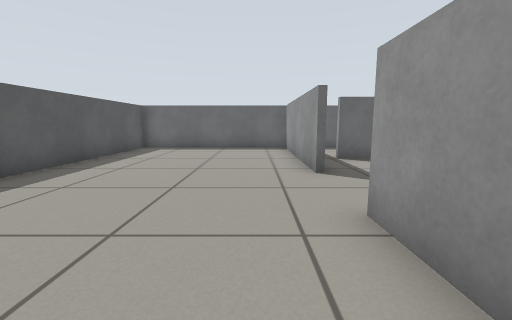
view 1 (above)

16 first-person views from a walk through a Gazebo world. The camera is 0.57 m above the floor, tilts 8° down and sees 90° across. The floor is counted in squares, 0.5 m on a side. Each view is taken from the middle of a square. On the plan, view 1 faces up. The plan holds only what a view shows up to about 12 squares ahead; the rest is blank.

view 2
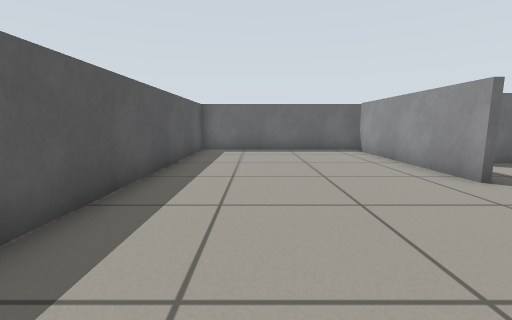

view 3
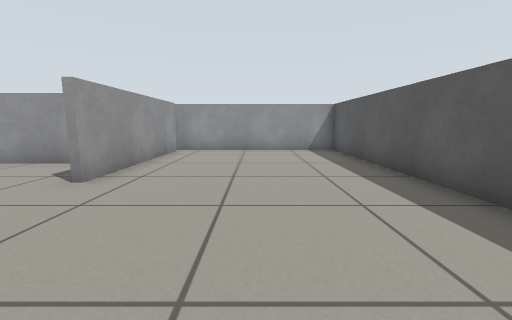

view 4
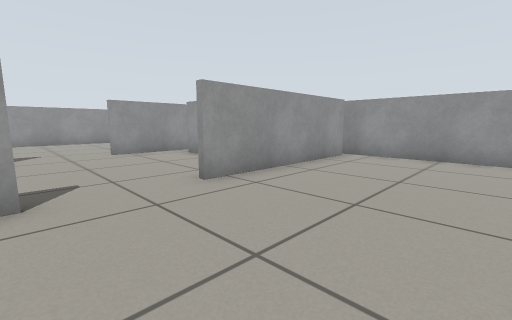

view 5
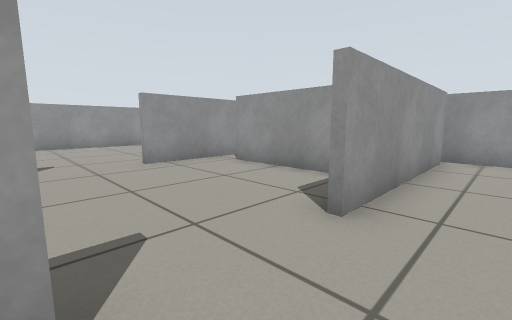

view 6
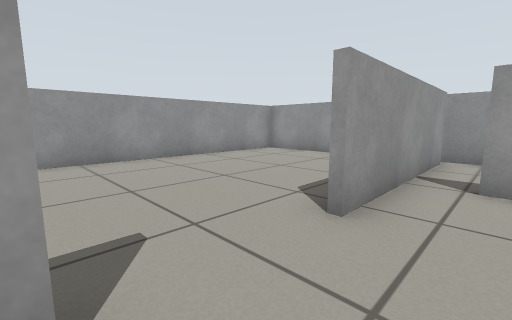

view 7
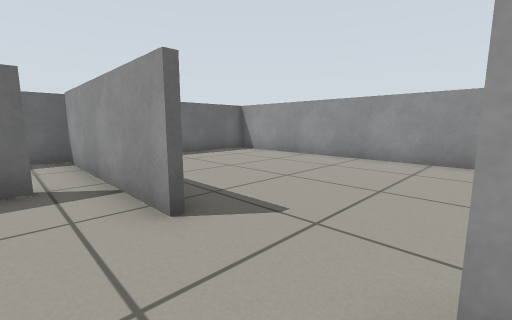

view 8
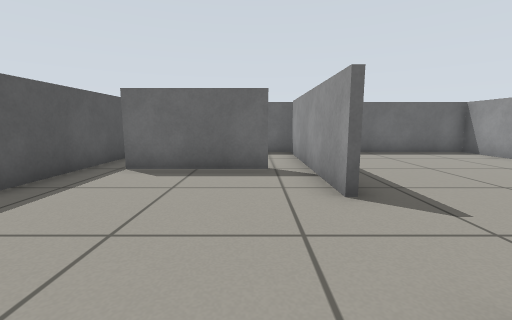

view 9
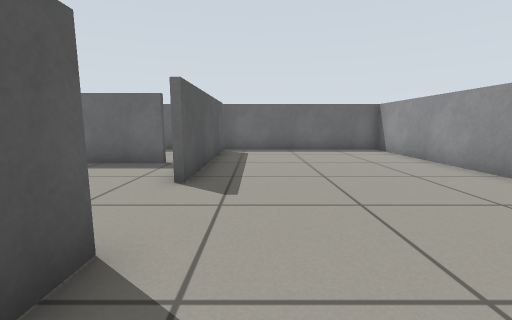

view 10
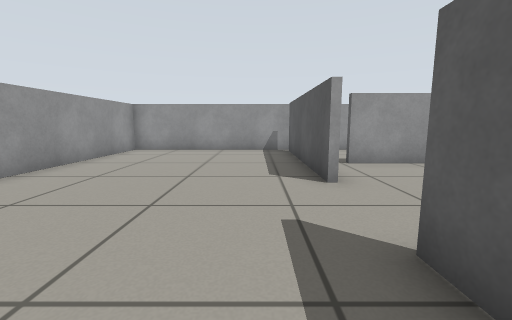

view 11
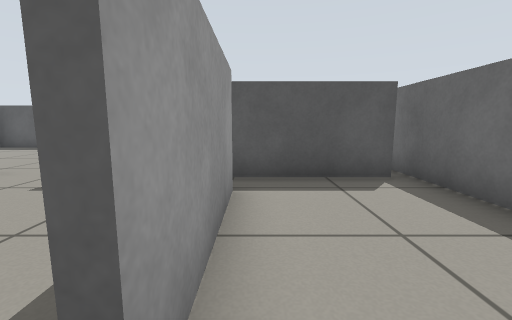

view 12
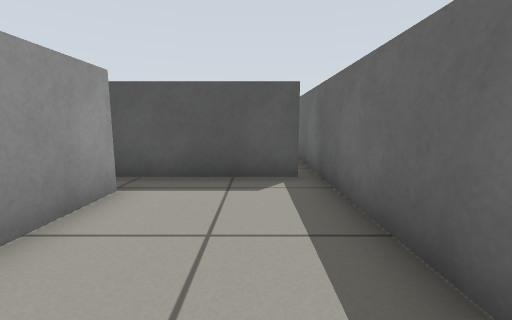

view 13
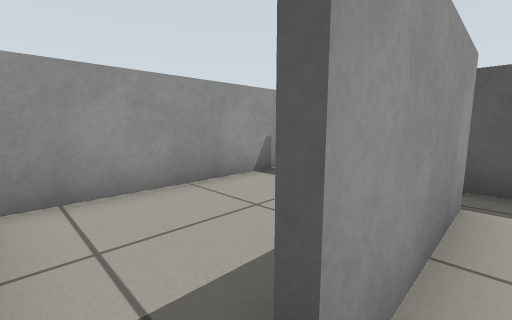

view 14
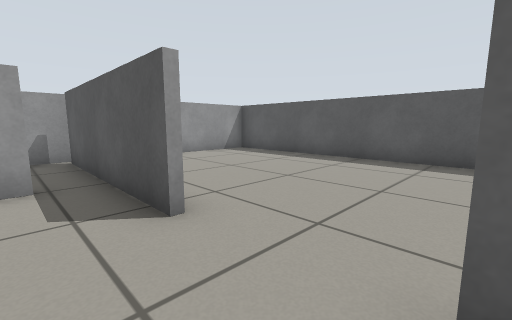

view 15
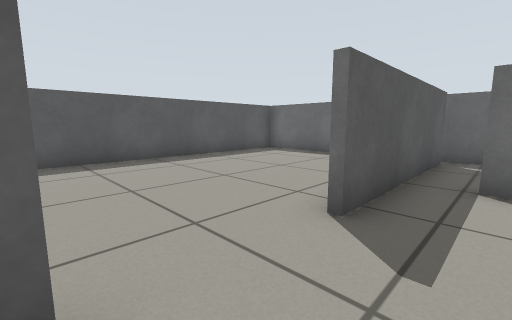

view 16
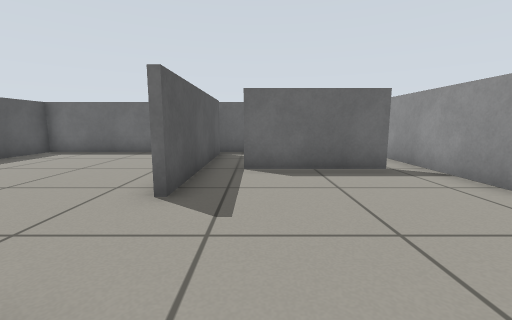

### Floor plan
Points are (right, up) in squares from view 1. A wall is a line through its corners. A room is listed if a view was taken in it or the views show most of it. See-through windows are left out.
Room 1 (views 1, 2, 3, 4, 5)
walls: (1.4, 5.9) (1.4, 12); (2, 12.4) (-5.4, 12.4) (-5.4, -3.4) (2, -3.4); (1.4, -3) (1.4, 3.1)
ways out: opening at (2, 4.5) to room 2; gap at (2, 12) to room 4; gap at (2, -3) to room 5
Room 2 (views 6, 7, 8, 13, 14, 15, 16)
walls: (7.4, 5.9) (7.4, 8.6); (1.6, 3.1) (1.6, -0.1); (2.6, 0.6) (6.4, 0.6); (7.4, 0.4) (7.4, 3.1); (6.4, 8.4) (2.6, 8.4); (1.6, 8.1) (1.6, 5.9)
ways out: opening at (2, 4.5) to room 1; opening at (8, 4.5) to room 3; opening at (7, 8) to room 4; gap at (3, 8) to room 4; opening at (7, 0) to room 5; gap at (3, 0) to room 5
Room 3 (views 9, 10)
walls: (7.6, 3.1) (7.6, -3); (7.6, 12) (7.6, 5.9); (8, -3.4) (14.4, -3.4) (14.4, 12.4) (8, 12.4)
ways out: opening at (8, 4.5) to room 2; gap at (8, 12) to room 4; gap at (8, -3) to room 5
Room 4 (views 11, 12)
walls: (8, 12.4) (2, 12.4); (2.6, 8.6) (6.4, 8.6); (7.4, 8.6) (7.4, 12); (1.6, 12) (1.6, 8.1)
ways out: gap at (2, 12) to room 1; opening at (7, 8) to room 2; gap at (3, 8) to room 2; gap at (8, 12) to room 3
Room 5 (no view inside)
walls: (7.4, -3) (7.4, 0.4); (2, -3.4) (8, -3.4); (1.6, -0.1) (1.6, -3)
ways out: gap at (2, -3) to room 1; opening at (7, 0) to room 2; gap at (3, 0) to room 2; gap at (8, -3) to room 3

Positions as (right, up) in squares from view 1, and headings:
1: (0, 0), facing up
2: (-3, 1), facing up
3: (-2, 8), facing down
4: (-3, 6), facing down-right
5: (0, 6), facing down-right
6: (6, 6), facing down-right
7: (6, 3), facing up-right
8: (6, 2), facing up
9: (9, 1), facing up
10: (9, 8), facing down
11: (7, 9), facing left
12: (7, 11), facing left
13: (7, 1), facing down-left
14: (3, 6), facing down-left
15: (3, 3), facing up-left
16: (3, 2), facing up
